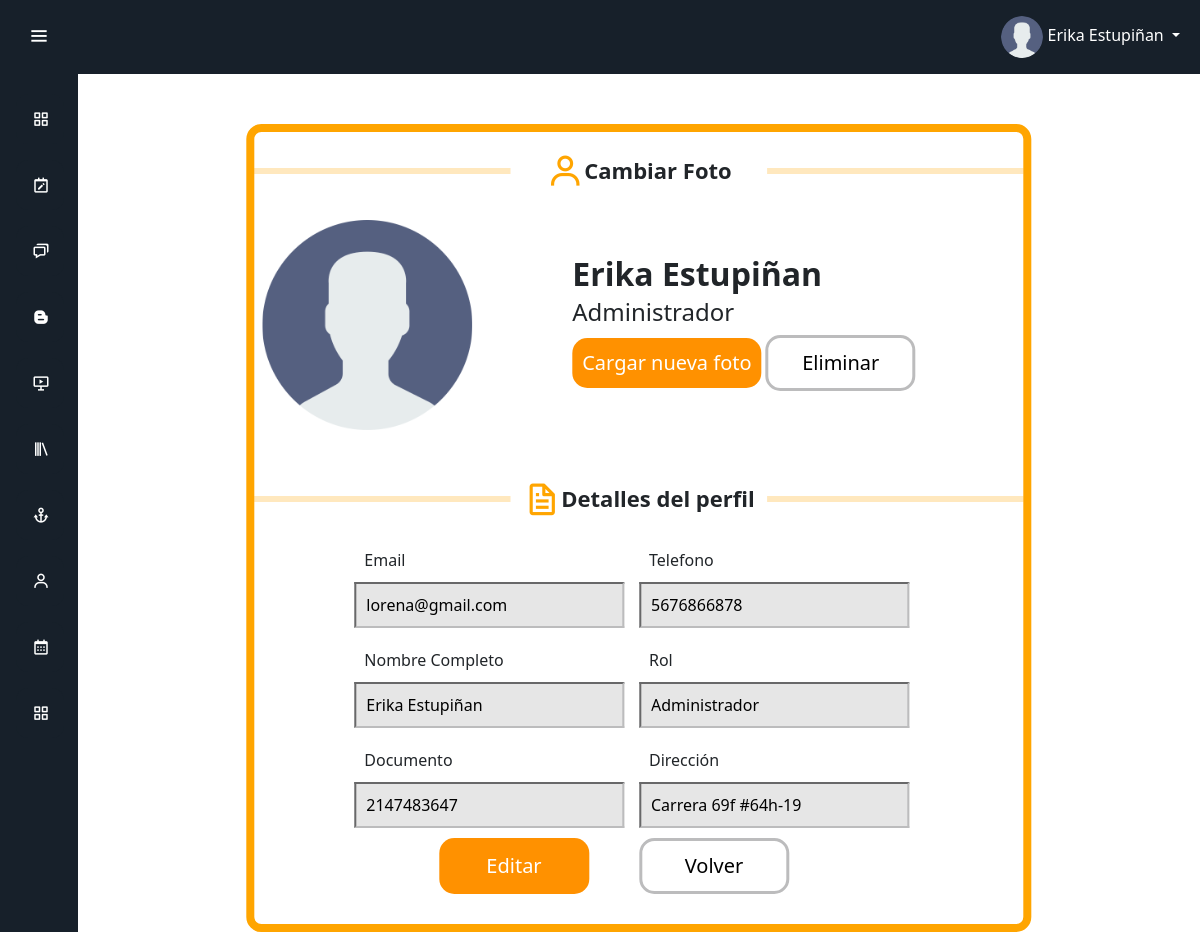
Screenshot of /Views/UserCard/perfil.php (signed in) with the database file from the repository.
### tables this page shows
CREATE TABLE `usuario` (
  `documento_usuario` int(20) NOT NULL,
  `idusuario` int(11) NOT NULL,
  `nombrecompleto_usuario` varchar(200) NOT NULL,
  `direccion_usuario` varchar(200) NOT NULL,
  `telefono_usuario` bigint(11) NOT NULL,
  `username` varchar(200) NOT NULL,
  `correo_usuario` varchar(200) NOT NULL,
  `password` varchar(500) NOT NULL,
  `estado` tinyint(4) NOT NULL DEFAULT 1,
  `foto_usuario` varchar(200) NOT NULL DEFAULT '/Literagiando/Resources/img/User.png',
  `Fecha_registro` timestamp NULL DEFAULT NULL,
  `idtipodedocumento` int(11) NOT NULL,
  `idrolusuario` int(11) NOT NULL DEFAULT 2
);

CREATE TABLE `roles` (
  `idrol` int(11) NOT NULL,
  `nombre_rol` varchar(45) NOT NULL
);

### App/Models/Database.php (called while the page is built, shortened)
<?php
    class Database{
        private function conectar(){
            $basedatos = new PDO('mysql:host='.DB_HOST.':'.DB_PORT.';'.'dbname='.DB_DATABASE.';charset='.CHARSET.'',DB_USER,DB_PASS);
            return $basedatos;
        }
        public function EjecutarSPSinParams($consulta){
            try{
                $conexion = $this->conectar();
                $conexion->setAttribute(PDO::ATTR_ERRMODE, PDO::ERRMODE_EXCEPTION);
                $sentencia = $conexion->prepare($consulta);
                $sentencia->execute();
                $respuesta = $sentencia->fetchAll(PDO::FETCH_ASSOC);
                $conexion=null;
                return $respuesta;
            }catch(PDOException $exception) {
                return $exception;
            }
        }
    }
?>

### App/Controllers/Login/AuthController.php (called while the page is built, shortened)
<?php
$server = "localhost";
$userRoot = "root";
$password = "";
$db = "literagiando";
$conexion = new mysqli($server, $userRoot, $password, $db);
function obtenerDatos($correoU) {
    $correo = $_SESSION['correo'];
    global $conexion;
    $sql = "SELECT usuario.* , roles.nombre_rol  FROM usuario JOIN roles  ON roles.idrol = usuario.idrolusuario WHERE correo_usuario = ?";
    $stmt = $conexion->prepare($sql);
    if ($stmt) {
        $stmt->bind_param("s", $correo);
        $stmt->execute();
        $result = $stmt->get_result();
        if ($result) {
            $row = $result->fetch_assoc();
        } else {
            echo "Error executing the query: " . $conexion->error;
        }
    } else {
        echo "Error preparing the statement: " . $conexion->error;
    }
    $sql_paginas = "SELECT * FROM pagina ORDER by id_pagina";
    $stmt = $conexion->prepare($sql_paginas);
    if ($stmt) {
        $stmt->execute();
        $result = $stmt->get_result();
        $paginas = $result->fetch_all(MYSQLI_ASSOC);
    } else {
        echo "Error preparing the statement: " . $conexion->error;
    }
    $salida = array(
        'datos' => $row,
        'paginas' => $paginas
    );
    return $salida;
}
?>

### Views/UserCard/perfil.php (the view, shortened to what this page needs)
<?php include '../Layouts/header.php';?>
<section class="home-section">
    <div class="container-perfil">
        <div class="content-section">
            <div class="content-title">
                <div class="col-4"><hr></div>
                <div class="col-4"><i class='bx bx-user' ></i><strong>Cambiar Foto</strong></div>
                <div class="col-4"><hr></div>
            </div>
            <div class="content-info">
                <div class="foto">
                    <img src=<?php  echo $row['foto_usuario']?> alt="Foto de perfil">
                </div>
                <div class="info">
                    <strong><?php  echo $row['nombrecompleto_usuario']?></strong>
                    <h4><?php  echo $row['nombre_rol']?></h4>
                    <div class="btn-info">
                        <button id="subirImagen" class="btn-foto-new"> Cargar nueva foto </button>
                        <button id="borrarImagen" class="btn-delte-new">Eliminar</button>
                    </div>
                </div>
            </div>
        </div>
        <div class="content-section">
            <div class="content-title">
                <div class="col-4"><hr></div>
                <div class="col-4"><i class='bx bx-file'></i><strong>Detalles del perfil</strong></div>
                <div class="col-4"><hr></div>
            </div>
            <form class="perfil-form" action="/Literagiando/Routes/UserRouter.php" method="POST">
                <div class="displ-block">
                    <span>Email</span>
                    <input class="inputsTxt" type="text" name="correo_usuario" value="<?php echo $row['correo_usuario']; ?>" readonly>
                </div>
                <div class="displ-block">
                    <span>Telefono</span>
                    <input class="inputsTxt" type="number" name="telefono_usuario" value="<?php echo $row['telefono_usuario']; ?>">
                </div>
                <div class="displ-block">
                    <span>Nombre Completo</span>
                    <input class="inputsTxt" type="text" name="nombrecompleto_usuario" value="<?php echo $row['nombrecompleto_usuario']; ?>">
                </div>
                <div class="displ-block">
                    <span>Rol</span>
                    <input class="inputsTxt" type="text" id="rol" value="<?php echo $row['nombre_rol']; ?>" readonly>
                </div>
                <div class="displ-block">
                    <span>Documento</span>
                    <input class="inputsTxt" type="text" name="documento_usuario" id="Documento" value="<?php echo $row['documento_usuario']; ?>" readonly>
                </div>
                <div class="displ-block">
                    <span>Dirección</span>
                    <input class="inputsTxt" type="text" name="direccion_usuario" id="Direccion" value="<?php echo $row['direccion_usuario']; ?>">
                </div>
                <div style="display: flex;">
                    <button type="submit" class="btn-save">Editar</button>
                </div>
                <div style="display: flex;">
                    <a class="btn-back" href="/Literagiando/Views/dashboard.php">Volver</a>
                </div>
            </form>
        </div>
    </div>
</section>
<?php include '../Layouts/footer.php';?>

### Views/Layouts/header.php (shortened to what this page needs)
<?php
require_once (__DIR__.'/../../App/Controllers/Login/AuthController.php');
if (isset($_SESSION['correo'])) {
  $correo = $_SESSION['correo'];
  $row = obtenerDatos($correo);
  $row = $row['datos'];
}else{
  $mensaje = "No has iniciado sesión. Por favor, inicia sesión para acceder.";
  echo '<script>alert("' . htmlspecialchars($mensaje, ENT_QUOTES, 'UTF-8') . '");</script>';
  echo '<script>window.location.href = "/Literagiando/Views/Home/index.php";</script>';
  exit();
}
?>
<!DOCTYPE html>
<html lang="en">
<head>
    <link rel="stylesheet" type="text/css"  href="/Literagiando/Resources/css/App.css">
    <link rel="stylesheet" type="text/css"  href="/Literagiando/Resources/css/Styles.css">
    <link rel="stylesheet" type="text/css"  href="/Literagiando/Resources/css/checkbox.css">
    <link rel="stylesheet" type="text/css" href="/Literagiando/Resources/css/video-min.css">
    <link href="https://cdn.jsdelivr.net/npm/bootstrap@5.3.2/dist/css/bootstrap.min.css" rel="stylesheet">
    <link rel="stylesheet" href="https://cdn.jsdelivr.net/npm/bootstrap-icons@1.11.1/font/bootstrap-icons.css">
    <link href='https://unpkg.com/boxicons@2.0.7/css/boxicons.min.css' rel='stylesheet'>
</head>
<body>
<nav class="navbar navbar-expand-lg" id="dark">
  <div class="container-fluid">
    <div class="collapse navbar-collapse" id="navbarSupportedContent">
      <ul class="navbar-nav ms-auto">
        <li class="nav-item dropdown ms-auto">
          <a class="nav-link dropdown-toggle" href="#" role="button" data-bs-toggle="dropdown" aria-expanded="false">
          <img src="<?php echo $row ['foto_usuario'] ?>" alt="" class="img-fluid rounded-circle avatar mr-2">
            <?php  echo $row['nombrecompleto_usuario']?>
          </a>
        </li>
      </ul>
    </div>
  </div>
</nav>
<div class="sidebar">
  <div class="logo-details">
      <i class='bx bx-menu' id="btn" ></i>
  </div>
  <ul class="nav-list">
  </ul>
</div>

### Views/Layouts/footer.php (shortened to what this page needs)
</body>
</html>

### Resources/css/App.css (style rules this page uses)
* { margin: 0; padding: 0; box-sizing: border-box; font-family: 'Source Code Pro', monospace" }
.sidebar { position: fixed; left: 0; top: 0; height: 100%; width: 78px; background: #17202A; padding: 6px 14px; z-index: 99; transition: all 0.5s ease; }
.sidebar .logo-details { height: 60px; display: flex; align-items: center; position: relative; }
.sidebar .logo-details #btn { position: absolute; top: 50%; right: 0; transform: translateY(-50%); font-size: 22px; transition: all 0.4s ease; font-size: 23px; text-align: center; cursor: pointer; transition: all 0.5s ease; }
.sidebar i { color: #fff; height: 60px; min-width: 50px; font-size: 28px; text-align: center; line-height: 60px; }
.sidebar .nav-list { margin-left: -30px; margin-top: 20px; height: 100%; display: flex; flex-direction: column; }
.home-section { position: relative; background: white; min-height: 100vh; top: 0; left: 78px; width: calc(100% - 78px); transition: all 0.5s ease; z-index: 2; }
.navbar-expand-lg { background: #17202A; }
.navbar-expand-lg .dropdown-toggle { color: white; }
.navbar-expand-lg .avatar { max-width: 42px; }

### Resources/css/Styles.css (style rules this page uses)
.home-section .container-perfil { display: block; justify-content: center; width: 70%; height: auto; border: 8px solid orange; border-radius: 15px; position: relative; left: 50%; margin-top: 50px; transform: translateX(-50%); }
.home-section .container-perfil .content-title { display: flex; justify-content: center; }
.home-section .container-perfil .col-4 { display: flex; margin-top: 20px; justify-content: center; }
.home-section .container-perfil .col-4 strong { font-size: 22px; margin-top: 2px; }
.home-section .container-perfil .col-4 .bx-user { font-size: 38px; color: orange; }
.home-section .container-perfil .col-4 .bx-file { font-size: 38px; color: orange; }
.home-section .container-perfil .content-title hr { border: 2px solid orange; background-color: orange; border-color: orange; color: orange; width: 100%; }
.home-section .container-perfil .content-info { display: flex; justify-content: center; }
.home-section .container-perfil .content-info img { width: 210px; height: 210px; border-radius: 10px; }
.home-section .content-info .foto { display: flex; justify-content: left; padding: 30px 30px; margin: 0px 30px; position: relative; left: -100px; }
.home-section .content-info .info { margin-top: 60px; position: relative; left: -60px; }
.home-section .content-info .info strong { font-size: 32px; }
.btn-save , .btn-foto-new { color: #fff; border: none; background-color: #ff9100; padding: 10px; border-radius: 15px; min-width: 150px; font-size: 20px; margin-left: auto; }
.btn-save { margin-right: 50px; }
.btn-delete , .btn-delte-new , .btn-back { border: 3px solid #bcbcbd; border-width: 3px; background-color: #fff; padding: 10px; border-radius: 15px; text-decoration: none; min-width: 150px; font-size: 20px; color: black; text-align: center; }
.perfil-form { display: flex; flex-wrap: wrap; padding: 100px; padding-bottom: 20px; padding-top: 20px; }
.perfil-form > * { width: calc(50% ); margin-bottom: 10px; box-sizing: border-box; }
.displ-block { display: grid; justify-content: space-between; align-items: center; }
.displ-block > * { width: 270px; padding: 10px; overflow: hidden; }
.inputsTxt { height: 46px; background-color:#e6e6e6; border-color: #bcbcbd; }

### rows the page displays
usuario: foto_usuario (placeholder picture), nombrecompleto_usuario "Erika Estupiñan", roles.nombre_rol "Administrador", correo_usuario "lorena@gmail.com", telefono_usuario "5676866878", nombre_rol "Administrador", documento_usuario "2147483647", direccion_usuario "Carrera 69f #64h-19"
